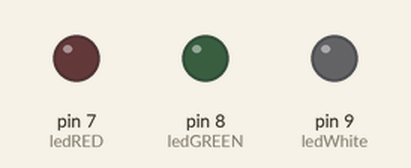
This sketch was run on a simulated Arduino Uno, built with avr-gcc and run on an emulated ATmega328P. On the bench: output pins drawn as LEDs (lit = HIGH).

Above: at 0.05 s.
At 0.75 s:
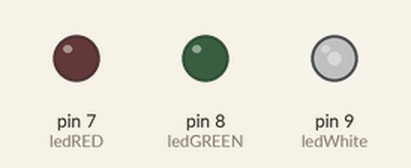
At 1.45 s:
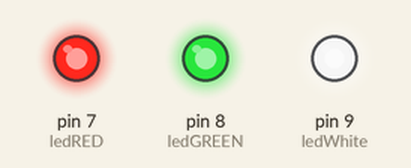
At 2.15 s:
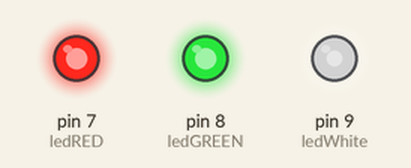
At 2.85 s:
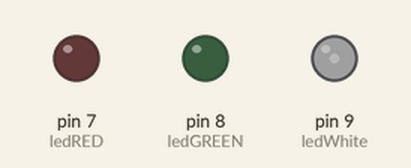
Timing chart, 0 to 7.0 s (numbered marks = the images above):
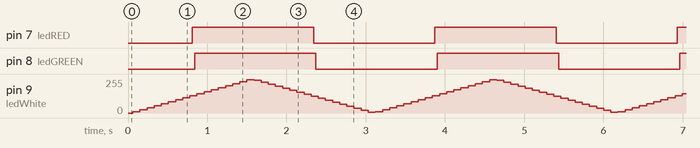

Measured:
- by itself, pin 7 (ledRED), pin 8 (ledGREEN): alternates HIGH for 1.5 s and LOW for 1.5 s

The sketch:

FadeLED.ino
```cpp
/*
  Fade

  This example shows how to fade an LED on pin 9 using the analogWrite()
  function.

  The analogWrite() function uses PWM, so if you want to change the pin you're
  using, be sure to use another PWM capable pin. On most Arduino, the PWM pins
  are identified with a "~" sign, like ~3, ~5, ~6, ~9, ~10 and ~11.

  For more:  http://www.arduino.cc/en/Tutorial/Fade
*/

int ledRED = 7;           // the PWM pin the LED is attached to
int ledGREEN = 8;
int ledWhite = 9;
int brightness = 0;    // how bright the LED is
int fadeAmount = 5;    // how many points to fade the LED by

// the setup routine runs once when you press reset:
void setup() {
  // declare pin 9 to be an output:
  pinMode(ledRED, OUTPUT);
  pinMode(ledGREEN, OUTPUT);
  pinMode(ledWhite, OUTPUT);
}

// the loop routine runs over and over again forever:
void loop() {
  // set the brightness of pin 9:
  analogWrite(ledRED, brightness);

  // change the brightness for next time through the loop:
  brightness = brightness + fadeAmount;

  // reverse the direction of the fading at the ends of the fade:
  if (brightness <= 0 || brightness >= 255) {
    fadeAmount = -fadeAmount;
  }
  // wait for 30 milliseconds to see the dimming effect
  delay(30);

  analogWrite(ledGREEN, brightness);

  // change the brightness for next time through the loop:
  brightness = brightness + fadeAmount;

  // reverse the direction of the fading at the ends of the fade:
  if (brightness <= 0 || brightness >= 255) {
    fadeAmount = -fadeAmount;
  }
  // wait for 30 milliseconds to see the dimming effect
  delay(30);

  analogWrite(ledWhite, brightness);

  // change the brightness for next time through the loop:
  brightness = brightness + fadeAmount;

  // reverse the direction of the fading at the ends of the fade:
  if (brightness <= 0 || brightness >= 255) {
    fadeAmount = -fadeAmount;
  }
  // wait for 30 milliseconds to see the dimming effect
  delay(30);
}
```
